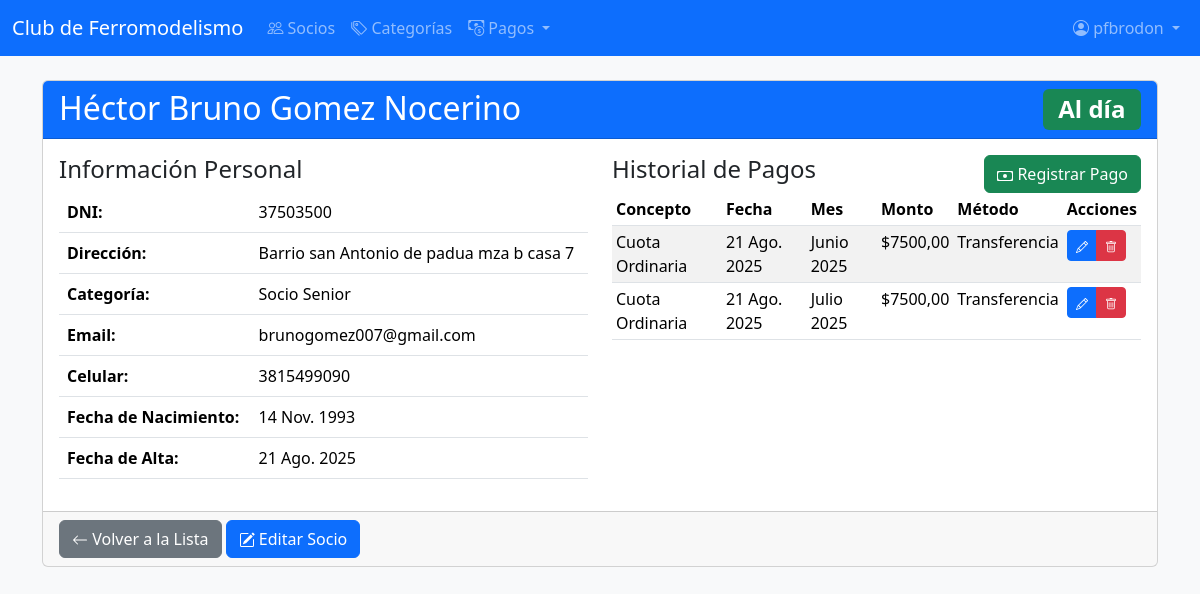
Screenshot of /socios/3/ (signed in) with the database file from the repository.
### socios/models.py (models this page shows, shortened)
class Socio(models.Model):
    usuario = models.OneToOneField(User, on_delete=models.CASCADE, related_name='socio', null=True, blank=True)
    nombre = models.CharField(max_length=50)
    apellido = models.CharField(max_length=50)
    direccion = models.CharField(max_length=200)
    dni = models.CharField(max_length=20, unique=True)
    categoria = models.ForeignKey(Categoria, on_delete=models.PROTECT, related_name='socios', null=True)
    email = models.EmailField()
    celular = models.CharField(max_length=20)
    fecha_nacimiento = models.DateField()
    fecha_alta = models.DateField(auto_now_add=True)
    es_administrador = models.BooleanField(default=False)
    def get_estado_pagos(self):
        hoy = timezone.now().date()
        mes_actual = hoy.month
        anio_actual = hoy.year
        pago_mes_actual = self.pagos.filter(
            fecha_pago__month=mes_actual,
            fecha_pago__year=anio_actual
        ).exists()
        if pago_mes_actual:
            return "Al día"
    class Meta:
        verbose_name = "Socio"
        verbose_name_plural = "Socios"

class Categoria(models.Model):
    nombre = models.CharField(max_length=50, unique=True)
    descripcion = models.TextField(blank=True, null=True)
    def __str__(self):
        return self.nombre
    class Meta:
        verbose_name = "Categoría"
        verbose_name_plural = "Categorías"

class Pago(models.Model):
    METODO_PAGO_CHOICES = (
        ('efectivo', 'Efectivo'),
        ('transferencia', 'Transferencia'),
        ('debito', 'Débito'),
        ('credito', 'Crédito'),
    )
    socio = models.ForeignKey(Socio, on_delete=models.CASCADE, related_name='pagos')
    concepto = models.ForeignKey(Concepto, on_delete=models.PROTECT, related_name='pagos', null=True)
    monto = models.DecimalField(max_digits=10, decimal_places=2)
    fecha_pago = models.DateField(default=timezone.now)
    mes_correspondiente = models.CharField(max_length=20, help_text="Mes al que corresponde el pago (ej: Enero 2025)")
    metodo_pago = models.CharField(max_length=15, choices=METODO_PAGO_CHOICES, default='efectivo')
    comprobante = models.CharField(max_length=100, blank=True, null=True, help_text="Número de comprobante o referencia")
    comentarios = models.TextField(blank=True, null=True)
    class Meta:
        verbose_name = "Pago"
        verbose_name_plural = "Pagos"
        ordering = ['-fecha_pago']

class Concepto(models.Model):
    nombre = models.CharField(max_length=100, unique=True)
    descripcion = models.TextField(blank=True, null=True)
    monto_sugerido = models.DecimalField(max_digits=10, decimal_places=2, default=0)
    activo = models.BooleanField(default=True)
    class Meta:
        verbose_name = "Concepto"
        verbose_name_plural = "Conceptos"
        ordering = ['nombre']

### socios/views.py (the view)
# urls.py: path('<int:pk>/', SocioDetailView.as_view(), name='detalle_socio'),
class SocioDetailView(LoginRequiredMixin, DetailView):
    model = Socio
    template_name = 'socios/socio_detail.html'
    login_url = 'socios:login'
    def get_context_data(self, **kwargs):
        context = super().get_context_data(**kwargs)
        context['pagos'] = self.object.pagos.all().order_by('-fecha_pago')
        context['estado_pagos'] = self.object.get_estado_pagos()
        context['es_admin'] = self.request.user.is_superuser or (hasattr(self.request.user, 'socio') and self.request.user.socio.es_administrador)
        return context
    def dispatch(self, request, *args, **kwargs):
        socio = self.get_object()
        if (hasattr(request.user, 'socio') and request.user.socio.id == socio.id) or \
           request.user.is_superuser or \
           (hasattr(request.user, 'socio') and request.user.socio.es_administrador):
            return super().dispatch(request, *args, **kwargs)
        else:
            messages.error(request, "No tienes permiso para ver el detalle de este socio.")
            return redirect('socios:mi_perfil')

### socios/templates/socios/socio_detail.html (shortened to what this page needs)
{% extends 'base.html' %}
{% block content %}
<div class="card mb-4">
  <div class="card-header bg-primary text-white">
    <h2 class="card-title mb-0">
      {{ object.nombre }} {{ object.apellido }}
      {% if estado_pagos == 'Al día' %}
        <span class="badge bg-success float-end">Al día</span>
      {% elif estado_pagos == 'Con atraso' %}
        <span class="badge bg-warning text-dark float-end">Con atraso</span>
      {% else %}
        <span class="badge bg-danger float-end">Moroso</span>
      {% endif %}
    </h2>
  </div>
  <div class="card-body">
    <div class="row">
      <div class="col-md-6">
        <h4>Información Personal</h4>
        <table class="table">
          <tr>
            <th>DNI:</th>
            <td>{{ object.dni }}</td>
          </tr>
          <tr>
            <th>Dirección:</th>
            <td>{{ object.direccion }}</td>
          </tr>
          <tr>
            <th>Categoría:</th>
            <td>{{ object.categoria }}</td>
          </tr>
          <tr>
            <th>Email:</th>
            <td>{{ object.email }}</td>
          </tr>
          <tr>
            <th>Celular:</th>
            <td>{{ object.celular }}</td>
          </tr>
          <tr>
            <th>Fecha de Nacimiento:</th>
            <td>{{ object.fecha_nacimiento }}</td>
          </tr>
          <tr>
            <th>Fecha de Alta:</th>
            <td>{{ object.fecha_alta }}</td>
          </tr>
        </table>
      </div>
      <div class="col-md-6">
        <div class="d-flex justify-content-between align-items-center">
          <h4>Historial de Pagos</h4>
          <a href="{% url 'socios:crear_pago' object.pk %}" class="btn btn-success">
            Registrar Pago
          </a>
        </div>
        {% if pagos %}
        <div class="table-responsive">
          <table class="table table-sm table-striped">
            <thead>
              <tr>
                <th>Concepto</th>
                <th>Fecha</th>
                <th>Mes</th>
                <th>Monto</th>
                <th>Método</th>
                <th>Acciones</th>
              </tr>
            </thead>
            <tbody>
              {% for pago in pagos %}
              <tr>
                <td>{{ pago.concepto.nombre|default:"-" }}</td>
                <td>{{ pago.fecha_pago }}</td>
                <td>{{ pago.mes_correspondiente }}</td>
                <td>${{ pago.monto }}</td>
                <td>{{ pago.get_metodo_pago_display }}</td>
                <td>
                  <div class="btn-group btn-group-sm">
                    <a href="{% url 'socios:editar_pago' pago.pk %}" class="btn btn-primary btn-sm">
                    </a>
                    <a href="{% url 'socios:eliminar_pago' pago.pk %}" class="btn btn-danger btn-sm">
                    </a>
                  </div>
                </td>
              </tr>
              {% endfor %}
            </tbody>
          </table>
        </div>
        {% else %}
        <div class="alert alert-info">No hay pagos registrados para este socio.</div>
        {% endif %}
      </div>
    </div>
  </div>
  <div class="card-footer">
    <a href="{% url 'socios:listar' %}" class="btn btn-secondary">
      <svg xmlns="http://www.w3.org/2000/svg" width="16" height="16" fill="currentColor" class="bi bi-arrow-left" viewBox="0 0 16 16">
        <path fill-rule="evenodd" d="M15 8a.5.5 0 0 0-.5-.5H2.707l3.147-3.146a.5.5 0 1 0-.708-.708l-4 4a.5.5 0 0 0 0 .708l4 4a.5.5 0 0 0 .708-.708L2.707 8.5H14.5A.5.5 0 0 0 15 8z"/>
      </svg>
      Volver a la Lista
    </a>
    <a href="{% url 'socios:editar' object.pk %}" class="btn btn-primary">
      Editar Socio
    </a>
  </div>
</div>
{% endblock %}

### socios/templates/base.html (shortened to what this page needs)
<!DOCTYPE html>
<html lang="es">
<head>
        <link href="https://cdn.jsdelivr.net/npm/bootstrap@5.3.2/dist/css/bootstrap.min.css" rel="stylesheet">
        <link rel="stylesheet" href="https://cdn.jsdelivr.net/npm/bootstrap-icons@1.10.0/font/bootstrap-icons.css">
</head>
<body class="bg-light">
        <nav class="navbar navbar-expand-lg navbar-dark bg-primary mb-4">
            <div class="container-fluid">
                <a class="navbar-brand" href="/">Club de Ferromodelismo</a>
                <div class="collapse navbar-collapse" id="navbarNav">
                    <ul class="navbar-nav me-auto mb-2 mb-lg-0">
                        {% if user.is_authenticated %}
                            {% if user.is_superuser or user.socio.es_administrador %}
                                <li class="nav-item">
                                    <a class="nav-link" href="{% url 'socios:listar' %}">
                                        <i class="bi bi-people"></i> Socios
                                    </a>
                                </li>
                                <li class="nav-item">
                                    <a class="nav-link" href="{% url 'socios:listar_categorias' %}">
                                        <i class="bi bi-tags"></i> Categorías
                                    </a>
                                </li>
                                <li class="nav-item dropdown">
                                    <a class="nav-link dropdown-toggle" href="#" id="navbarDropdown" role="button" data-bs-toggle="dropdown" aria-expanded="false">
                                        <i class="bi bi-cash-coin"></i> Pagos
                                    </a>
                                </li>
                            {% else %}
                                <li class="nav-item">
                                    <a class="nav-link" href="{% url 'socios:mi_perfil' %}">
                                        <i class="bi bi-person-circle"></i> Mi Perfil
                                    </a>
                                </li>
                            {% endif %}
                        {% endif %}
                    </ul>
                    <ul class="navbar-nav ms-auto">
                        {% if user.is_authenticated %}
                            <li class="nav-item dropdown">
                                <a class="nav-link dropdown-toggle" href="#" id="userDropdown" role="button" data-bs-toggle="dropdown" aria-expanded="false">
                                    <i class="bi bi-person-circle"></i>
                                    {% if user.socio %}
                                        {{ user.socio.nombre }} {{ user.socio.apellido }}
                                    {% else %}
                                        {{ user.username }}
                                    {% endif %}
                                </a>
                            </li>
                        {% endif %}
                    </ul>
                </div>
            </div>
        </nav>
        <div class="container">
            {% block content %}{% endblock %}
        </div>
</body>
</html>

### rows the page displays
Socio: nombre "Héctor Bruno", apellido "Gomez Nocerino", dni "37503500", direccion "Barrio san Antonio de padua mza b casa 7", categoria "Socio Senior", email "brunogomez007@gmail.com", celular "3815499090", fecha_nacimiento "14 Nov. 1993", fecha_alta "21 Ago. 2025"
Pago: concepto.nombre "Cuota Ordinaria", fecha_pago "21 Ago. 2025", mes_correspondiente "Junio 2025", monto "7500,00", metodo_pago "Transferencia"
Pago: concepto.nombre "Cuota Ordinaria", fecha_pago "21 Ago. 2025", mes_correspondiente "Julio 2025", monto "7500,00", metodo_pago "Transferencia"

### other values shown
{{ user.username }} "pfbrodon"
